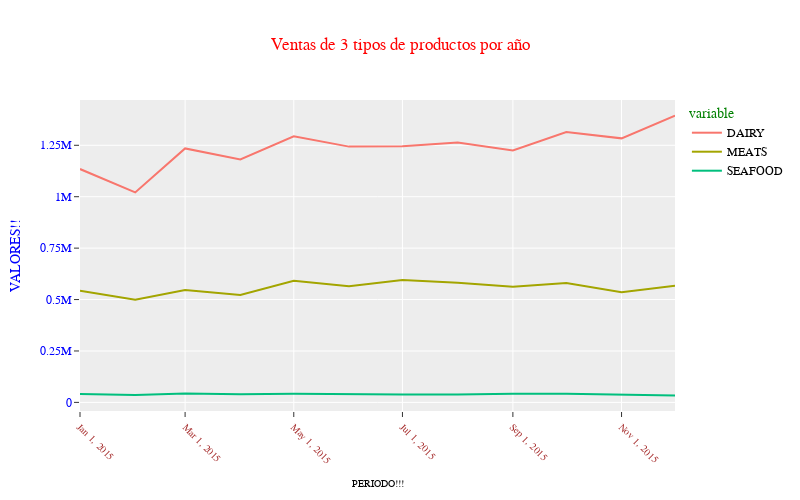

The notebook cell this image was saved under:
### Markdown cell above
https://plotly.com/python/templates/

### Code cell
fig = px.line(
    df,
    width=800,# medida en px
    height=500,
    template='ggplot2', # styles por temas
    title='Ventas de 3 tipos de productos por año',

)


fig.update_layout(
    xaxis_title="PERIODO!!!",
    yaxis_title="VALORES!!",
    #personalizacion de textos
    font_color="blue",
    font_family="Courier New",
    # cambiar color del texto de la leyenda
    legend_font_color='black',
    legend_title_font_color='green',
    title_font_color='red',
    title_font_family='Times New Roman'
)


fig.update_xaxes(
    tickangle=45,
    tickvals=df.index.values[::2],
    tickmode='array',
    #personalizacion textos
    title_font_family='Arial',
    title_font_color='black',
    title_font_size=10,
    # personalizacion ticks
    tickfont={
        'family':'Rockwell',
        'color':'brown',
        'size': 10
    }
)

fig.update_yaxes(
    
    dtick=250000,
 
)

fig.show()

### Figure 1 — Plotly figure (JSON) as saved in the notebook; plotly's stock layout.template omitted (floating-point values rounded to 4 significant figures)
{"data": [{"hovertemplate": "variable=DAIRY<br>fecha=%{x}<br>value=%{y}<extra></extra>", "legendgroup": "DAIRY", "line": {"color": "#F8766D", "dash": "solid"}, "marker": {"symbol": "circle"}, "mode": "lines", "name": "DAIRY", "orientation": "v", "showlegend": true, "type": "scatter", "x": ["2015-01", "2015-02", "2015-03", "2015-04", "2015-05", "2015-06", "2015-07", "2015-08", "2015-09", "2015-10", "2015-11", "2015-12"], "xaxis": "x", "y": [1134521, 1020747, 1234851, 1181180, 1293308, 1243588, 1244815, 1263428, 1224619, 1314827, 1283672, 1394582], "yaxis": "y"}, {"hovertemplate": "variable=MEATS<br>fecha=%{x}<br>value=%{y}<extra></extra>", "legendgroup": "MEATS", "line": {"color": "#A3A500", "dash": "solid"}, "marker": {"symbol": "circle"}, "mode": "lines", "name": "MEATS", "orientation": "v", "showlegend": true, "type": "scatter", "x": ["2015-01", "2015-02", "2015-03", "2015-04", "2015-05", "2015-06", "2015-07", "2015-08", "2015-09", "2015-10", "2015-11", "2015-12"], "xaxis": "x", "y": [543100.0, 498700.0, 546500.0, 522300.0, 591700.0, 565000.0, 594900.0, 581200.0, 562700.0, 580800.0, 535900.0, 567400.0], "yaxis": "y"}, {"hovertemplate": "variable=SEAFOOD<br>fecha=%{x}<br>value=%{y}<extra></extra>", "legendgroup": "SEAFOOD", "line": {"color": "#00BF7D", "dash": "solid"}, "marker": {"symbol": "circle"}, "mode": "lines", "name": "SEAFOOD", "orientation": "v", "showlegend": true, "type": "scatter", "x": ["2015-01", "2015-02", "2015-03", "2015-04", "2015-05", "2015-06", "2015-07", "2015-08", "2015-09", "2015-10", "2015-11", "2015-12"], "xaxis": "x", "y": [40470.0, 36070.0, 43810.0, 39980.0, 42510.0, 38780.0, 38540.0, 37770.0, 41910.0, 41420.0, 38820.0, 33730.0], "yaxis": "y"}], "layout": {"font": {"color": "blue", "family": "Courier New"}, "height": 500, "legend": {"font": {"color": "black"}, "title": {"font": {"color": "green"}, "text": "variable"}, "tracegroupgap": 0}, "title": {"font": {"color": "red", "family": "Times New Roman"}, "text": "Ventas de 3 tipos de productos por año"}, "width": 800, "xaxis": {"anchor": "y", "domain": [0, 1], "tickangle": 45, "tickfont": {"color": "brown", "family": "Rockwell", "size": 10}, "tickmode": "array", "tickvals": ["2015-01", "2015-03", "2015-05", "2015-07", "2015-09", "2015-11"], "title": {"font": {"color": "black", "family": "Arial", "size": 10}, "text": "PERIODO!!!"}}, "yaxis": {"anchor": "x", "domain": [0, 1], "dtick": 250000, "title": {"text": "VALORES!!"}}}}
